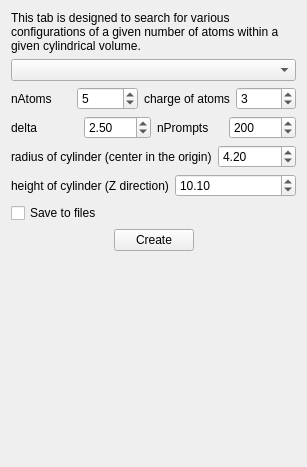
              <widget class="QWidget" name="page_28">
               <property name="geometry">
                <rect>
                 <x>0</x>
                 <y>0</y>
                 <width>307</width>
                 <height>467</height>
                </rect>
               </property>
               <attribute name="label">
                <string>Fill Space</string>
               </attribute>
               <layout class="QVBoxLayout" name="verticalLayout_10">
                <item>
                 <widget class="QLabel" name="label">
                  <property name="text">
                   <string>&lt;html&gt;&lt;head/&gt;&lt;body&gt;&lt;p&gt;This tab is designed to search for various configurations of a given number of atoms within a given cylindrical volume.&lt;/p&gt;&lt;/body&gt;&lt;/html&gt;</string>
                  </property>
                  <property name="textFormat">
                   <enum>Qt::AutoText</enum>
                  </property>
                  <property name="scaledContents">
                   <bool>false</bool>
                  </property>
                  <property name="wordWrap">
                   <bool>true</bool>
                  </property>
                 </widget>
                </item>
                <item>
                 <widget class="QComboBox" name="FormActionsPreComboFillSpace"/>
                </item>
                <item>
                 <widget class="QFrame" name="frame_83">
                  <property name="frameShape">
                   <enum>QFrame::NoFrame</enum>
                  </property>
                  <property name="frameShadow">
                   <enum>QFrame::Raised</enum>
                  </property>
                  <property name="lineWidth">
                   <number>0</number>
                  </property>
                  <layout class="QHBoxLayout" name="horizontalLayout_96">
                   <property name="leftMargin">
                    <number>0</number>
                   </property>
                   <property name="topMargin">
                    <number>0</number>
                   </property>
                   <property name="rightMargin">
                    <number>0</number>
                   </property>
                   <property name="bottomMargin">
                    <number>0</number>
                   </property>
                   <item>
                    <widget class="QLabel" name="label_3">
                     <property name="text">
                      <string>nAtoms</string>
                     </property>
                    </widget>
                   </item>
                   <item>
                    <widget class="QSpinBox" name="FormActionsPreNAtomsFillSpace">
                     <property name="maximum">
                      <number>200</number>
                     </property>
                     <property name="value">
                      <number>5</number>
                     </property>
                    </widget>
                   </item>
                   <item>
                    <widget class="QLabel" name="label_6">
                     <property name="text">
                      <string>charge of atoms</string>
                     </property>
                    </widget>
                   </item>
                   <item>
                    <widget class="QSpinBox" name="FormActionsPreAtomChargeFillSpace">
                     <property name="value">
                      <number>3</number>
                     </property>
                    </widget>
                   </item>
                  </layout>
                 </widget>
                </item>
                <item>
                 <widget class="QFrame" name="frame_95">
                  <property name="frameShape">
                   <enum>QFrame::NoFrame</enum>
                  </property>
                  <property name="frameShadow">
                   <enum>QFrame::Raised</enum>
                  </property>
                  <property name="lineWidth">
                   <number>0</number>
                  </property>
                  <layout class="QHBoxLayout" name="horizontalLayout_97">
                   <property name="leftMargin">
                    <number>0</number>
                   </property>
                   <property name="topMargin">
                    <number>0</number>
                   </property>
                   <property name="rightMargin">
                    <number>0</number>
                   </property>
                   <property name="bottomMargin">
                    <number>0</number>
                   </property>
                   <item>
                    <widget class="QLabel" name="label_5">
                     <property name="text">
                      <string>delta</string>
                     </property>
                    </widget>
                   </item>
                   <item>
                    <widget class="QDoubleSpinBox" name="FormActionsPreDeltaFillSpace">
                     <property name="maximum">
                      <double>20.000000000000000</double>
                     </property>
                     <property name="singleStep">
                      <double>0.100000000000000</double>
                     </property>
                     <property name="value">
                      <double>2.500000000000000</double>
                     </property>
                    </widget>
                   </item>
                   <item>
                    <widget class="QLabel" name="label_4">
                     <property name="text">
                      <string>nPrompts</string>
                     </property>
                    </widget>
                   </item>
                   <item>
                    <widget class="QSpinBox" name="FormActionsPreNPromptsFillSpace">
                     <property name="maximum">
                      <number>1000</number>
                     </property>
                     <property name="value">
                      <number>200</number>
                     </property>
                    </widget>
                   </item>
                  </layout>
                 </widget>
                </item>
                <item>
                 <widget class="QFrame" name="frame_96">
                  <property name="frameShape">
                   <enum>QFrame::NoFrame</enum>
                  </property>
                  <property name="frameShadow">
                   <enum>QFrame::Raised</enum>
                  </property>
                  <property name="lineWidth">
                   <number>0</number>
                  </property>
                  <layout class="QHBoxLayout" name="horizontalLayout_98">
                   <property name="leftMargin">
                    <number>0</number>
                   </property>
                   <property name="topMargin">
                    <number>0</number>
                   </property>
                   <property name="rightMargin">
                    <number>0</number>
                   </property>
                   <property name="bottomMargin">
                    <number>0</number>
                   </property>
                   <item>
                    <widget class="QLabel" name="cylinder">
                     <property name="text">
                      <string>radius of cylinder (center in the origin)</string>
                     </property>
                    </widget>
                   </item>
                   <item>
                    <widget class="QDoubleSpinBox" name="FormActionsPreRadiusFillSpace">
                     <property name="singleStep">
                      <double>0.100000000000000</double>
                     </property>
                     <property name="value">
                      <double>4.200000000000000</double>
                     </property>
                    </widget>
                   </item>
                  </layout>
                 </widget>
                </item>
                <item>
                 <widget class="QFrame" name="frame_11">
                  <property name="minimumSize">
                   <size>
                    <width>0</width>
                    <height>0</height>
                   </size>
                  </property>
                  <property name="maximumSize">
                   <size>
                    <width>16777215</width>
                    <height>16777215</height>
                   </size>
                  </property>
                  <property name="frameShape">
                   <enum>QFrame::NoFrame</enum>
                  </property>
                  <property name="frameShadow">
                   <enum>QFrame::Raised</enum>
                  </property>
                  <property name="lineWidth">
                   <number>0</number>
                  </property>
                  <layout class="QHBoxLayout" name="horizontalLayout_99">
                   <property name="leftMargin">
                    <number>0</number>
                   </property>
                   <property name="topMargin">
                    <number>0</number>
                   </property>
                   <property name="rightMargin">
                    <number>0</number>
                   </property>
                   <property name="bottomMargin">
                    <number>0</number>
                   </property>
                   <item>
                    <widget class="QLabel" name="label_7">
                     <property name="text">
                      <string>height of cylinder (Z direction)</string>
                     </property>
                    </widget>
                   </item>
                   <item>
                    <widget class="QDoubleSpinBox" name="FormActionsPreZSizeFillSpace">
                     <property name="maximum">
                      <double>1000.000000000000000</double>
                     </property>
                     <property name="singleStep">
                      <double>0.100000000000000</double>
                     </property>
                     <property name="value">
                      <double>10.100000000000000</double>
                     </property>
                    </widget>
                   </item>
                  </layout>
                 </widget>
                </item>
                <item>
                 <widget class="QCheckBox" name="FormActionsPreSaveToFileFillSpace">
                  <property name="text">
                   <string>Save to files</string>
                  </property>
                 </widget>
                </item>
                <item>
                 <widget class="QFrame" name="frame_82">
                  <property name="frameShape">
                   <enum>QFrame::NoFrame</enum>
                  </property>
                  <property name="frameShadow">
                   <enum>QFrame::Raised</enum>
                  </property>
                  <property name="lineWidth">
                   <number>0</number>
                  </property>
                  <layout class="QHBoxLayout" name="horizontalLayout_95">
                   <property name="leftMargin">
                    <number>0</number>
                   </property>
                   <property name="topMargin">
                    <number>0</number>
                   </property>
                   <property name="rightMargin">
                    <number>0</number>
                   </property>
                   <property name="bottomMargin">
                    <number>0</number>
                   </property>
                   <item>
                    <spacer name="horizontalSpacer_72">
                     <property name="orientation">
                      <enum>Qt::Horizontal</enum>
                     </property>
                     <property name="sizeHint" stdset="0">
                      <size>
                       <width>40</width>
                       <height>20</height>
                      </size>
                     </property>
                    </spacer>
                   </item>
                   <item>
                    <widget class="QPushButton" name="FormActionsPreButFillSpace">
                     <property name="text">
                      <string>Create</string>
                     </property>
                    </widget>
                   </item>
                   <item>
                    <spacer name="horizontalSpacer_71">
                     <property name="orientation">
                      <enum>Qt::Horizontal</enum>
                     </property>
                     <property name="sizeHint" stdset="0">
                      <size>
                       <width>40</width>
                       <height>20</height>
                      </size>
                     </property>
                    </spacer>
                   </item>
                  </layout>
                 </widget>
                </item>
                <item>
                 <spacer name="verticalSpacer_24">
                  <property name="orientation">
                   <enum>Qt::Vertical</enum>
                  </property>
                  <property name="sizeHint" stdset="0">
                   <size>
                    <width>20</width>
                    <height>183</height>
                   </size>
                  </property>
                 </spacer>
                </item>
               </layout>
              </widget>
